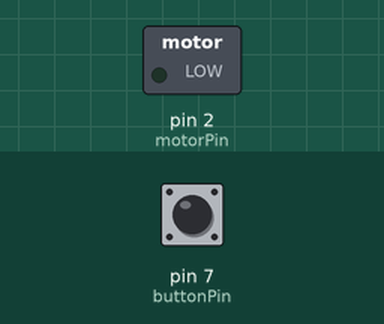
Recording of a sketch running on a simulated Arduino Uno, built with avr-gcc and run on an emulated ATmega328P. On the bench: switched loads named in the sketch (green lamp = pin HIGH). The test bench sets the inputs (shaded band); at power-on: pin 7 (buttonPin) LOW.

Above: at 1.2 s.
1.3 s: pin 7 (buttonPin) pulled HIGH for 0.15 s
At 1.37 s:
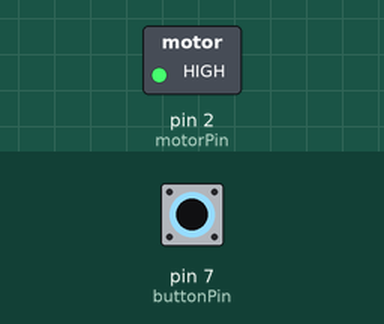
2.9 s: pin 7 (buttonPin) pulled HIGH for 3.2 s
At 6.4 s:
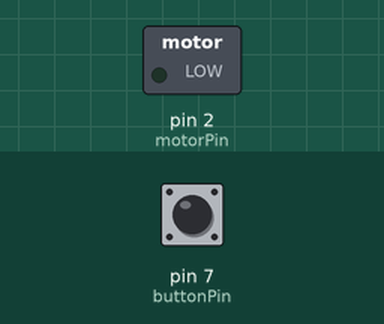
Timing chart, 0 to 7.9 s (numbered marks = the images above; inputs shaded):
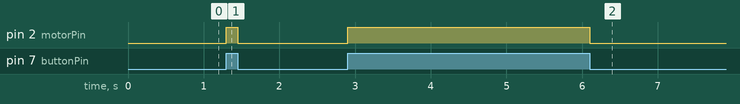

The sketch:

Multilogica_Shop_Tutorial_10_Motor_CC.ino
```cpp
// Ligar motor no pino 2 em serie com um resistor de 15 ohms
// para limitar a corrente em 40mA para nao sobrecarregar o Arduino

//Este codigo e de dominio publico.
//Criado em 2014 por Multilogica-Shop.

const int motorPin = 2;
const int buttonPin = 7;
int buttonState = 0;

void setup() {
  pinMode(buttonPin, INPUT);
  pinMode(motorPin, OUTPUT);
}

void loop() {
  buttonState = digitalRead(buttonPin);
  if (buttonState == HIGH) {
    digitalWrite(motorPin, HIGH);
  }
  else {
    digitalWrite(motorPin, LOW);
  }
}
```

Measured:
- after the input at 1.3 s, pin 2 (motorPin): LOW → HIGH at once, → LOW 0.15 s later
- after the input at 2.9 s, pin 2 (motorPin): LOW → HIGH at once, → LOW 3.2 s later
